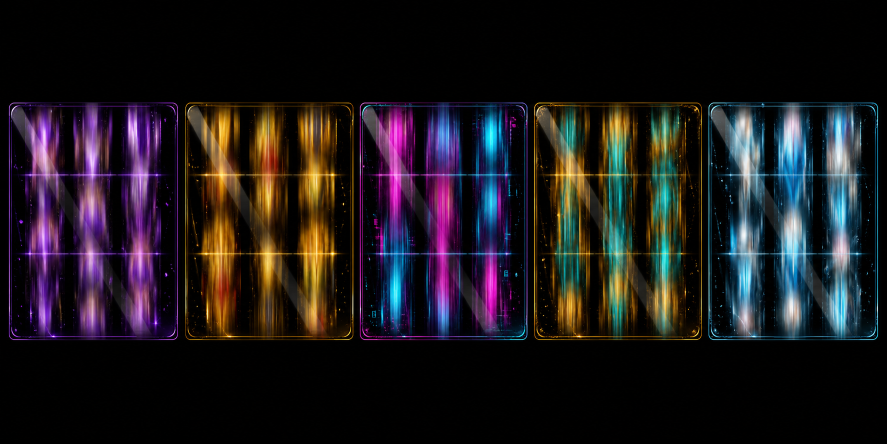
#> input picture qa/source/vslot_theme_reel_spin_blur_imagegen.png, 1774 x 887 px (shown at 1/2 size)
$ python -i slice_imagegen_theme_reel_spin_blur.py   (imports and definitions only)
#> lines starting #> are read from the running program, lines starting #| are printed output that depends on the picture
#> further down, picture is the input picture: PIL image 1774x887 RGB; mean R, G, B 28.3, 24.1, 27.6
from pathlib import Path

from PIL import Image, ImageDraw, ImageEnhance, ImageFilter, ImageOps


from vslot_asset_toolchain import verify_asset_toolchain

# [1 line not run here, left out]

ROOT = Path(__file__).resolve().parents[1]
SOURCE = ROOT / "qa/source/vslot_theme_reel_spin_blur_imagegen.png"
OUT_DIR = ROOT / "app/src/main/res/drawable-nodpi"
PREVIEW = ROOT / "qa/screenshots/theme_reel_spin_blur_contact_sheet.png"
MOCKUP = ROOT / "qa/screenshots/theme_reel_spin_blur_on_symbols_contact_sheet.png"

TARGET_SIZE = (960, 960)
GRID_COLUMNS = 5

CELLS = [
    ("reel_spin_blur_violet", "Violet", "vf_symbol_diamond.webp", "vf_symbol_v_wild.webp", "vf_symbol_star.webp"),
    ("reel_spin_blur_roman", "Roman", "rr_symbol_laurel.webp", "rr_symbol_v_wild.webp", "rr_symbol_coin.webp"),
    ("reel_spin_blur_neon", "Neon", "nn_symbol_neon_seven.webp", "nn_symbol_v_wild.webp", "nn_symbol_holo_chip.webp"),
    ("reel_spin_blur_pharaoh", "Pharaoh", "pg_symbol_scarab.webp", "pg_symbol_v_wild.webp", "pg_symbol_ankh.webp"),
    ("reel_spin_blur_ocean", "Ocean", "op_symbol_shell.webp", "op_symbol_v_wild.webp", "op_symbol_pearl.webp"),
]


# [15 lines left out: function active_bbox, not called in this run]


def alpha_from_luminance(image: Image.Image) -> Image.Image:
    luminance = ImageOps.grayscale(image)
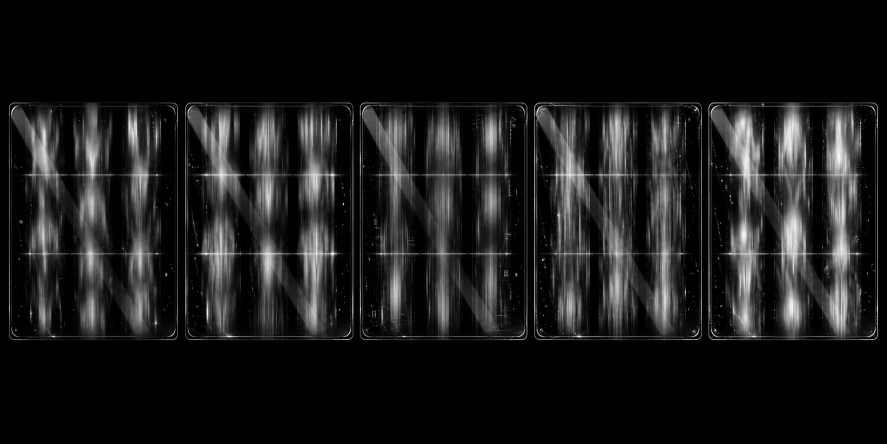
#> luminance: PIL image 1774x887 L (shown at 1/2 size); min 0, max 255, mean 25.7
    alpha = luminance.point(
        lambda value: 0
        if value < 6
        else min(210, int(((value - 6) / 132) ** 1.16 * 255))
    )
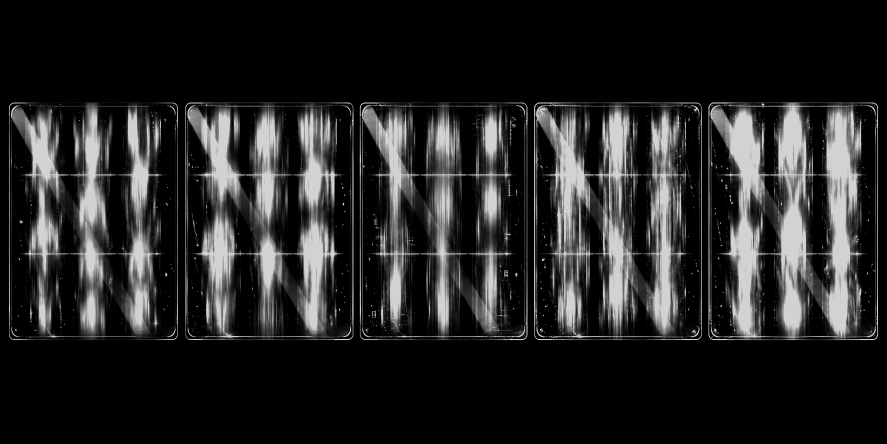
#> alpha: PIL image 1774x887 L (shown at 1/2 size); min 0, max 210, mean 36.3
    return alpha.filter(ImageFilter.GaussianBlur(radius=0.35))


# [135 lines left out: functions fade_outer_frame, crop_panel, checkerboard, load_symbol, symbol_grid, build_preview and 2 more, not called in this run]


# [2 lines not run here, left out]

>>> from PIL import Image
>>> picture = Image.open('../qa/source/vslot_theme_reel_spin_blur_imagegen.png')
>>> result = alpha_from_luminance(picture)

$ run again, on qa/source/vslot_bg_home_imagegen.png
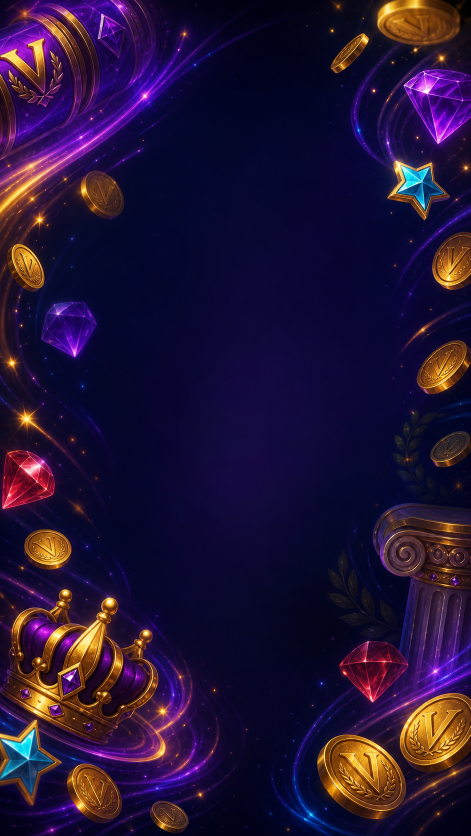
#> input picture qa/source/vslot_bg_home_imagegen.png, 941 x 1672 px (shown at 1/2 size)
#> picture is the input picture: PIL image 941x1672 RGB; mean R, G, B 35.6, 19.3, 54.1
#> in alpha_from_luminance, `luminance = ImageOps.grayscale(image)`:
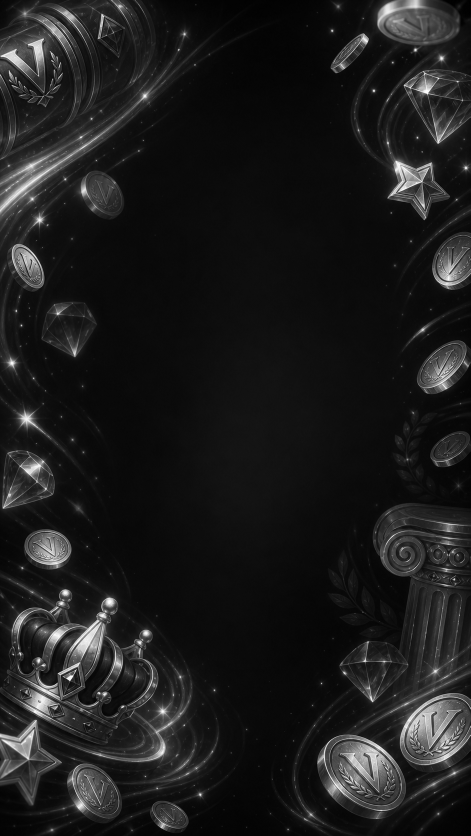
#> luminance: PIL image 941x1672 L (shown at 1/2 size); min 0, max 255, mean 28.1
#> in alpha_from_luminance, `alpha = luminance.point( lambda value: 0 if value < 6 else min(210, in..`:
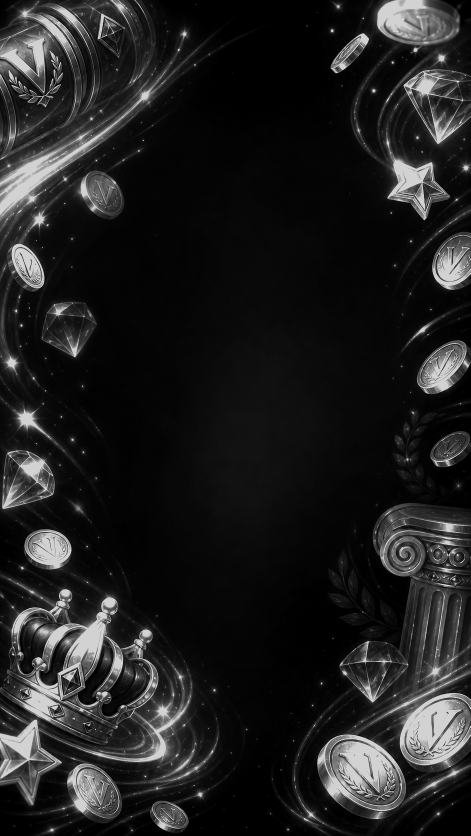
#> alpha: PIL image 941x1672 L (shown at 1/2 size); min 0, max 210, mean 32.1
